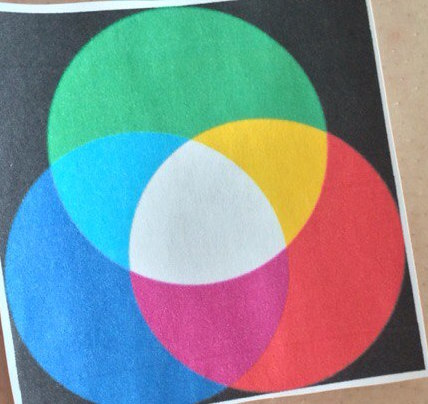
#> input picture image-processing/test.jpg, 428 x 404 px, found by its file name
$ python segment.py
#> lines starting #> are read from the running program, lines starting #| are printed output that depends on the picture
from __future__ import print_function
import matplotlib.pyplot as plt
import numpy as np

from PIL import Image
from skimage.segmentation import felzenszwalb, slic, quickshift
from skimage.segmentation import mark_boundaries
from skimage.util import img_as_float
from skimage.data import astronaut

# Open an image
im = Image.open("/Users/apple/tutorial/test.jpg")
#> im is the input picture: PIL image 428x404 RGB; mean R, G, B 129, 144, 149.8
print(type(im))
#| <class 'PIL.JpegImagePlugin.JpegImageFile'>
img = np.asarray(im)

segments_fz = felzenszwalb(img, scale=100, sigma=0.5, min_size=50)
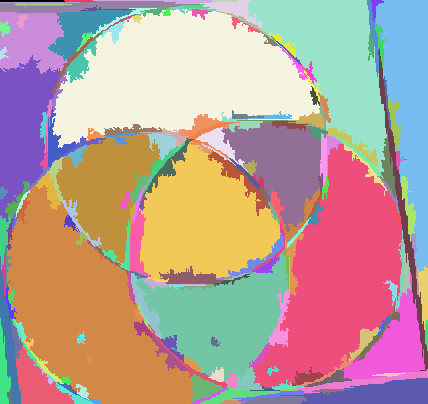
#> segments_fz: shape (404, 428) int64; 207 distinct labels, from 0 to 206; one colour per label, 0 black
segments_slic = slic(img, n_segments=250, compactness=10, sigma=1)
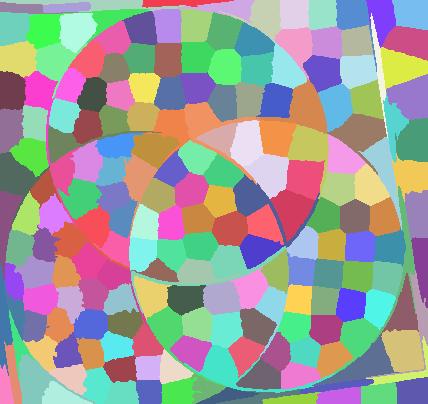
#> segments_slic: shape (404, 428) int64; 202 distinct labels, from 1 to 202; one colour per label, 0 black
segments_quick = quickshift(img, kernel_size=3, max_dist=6, ratio=0.5)
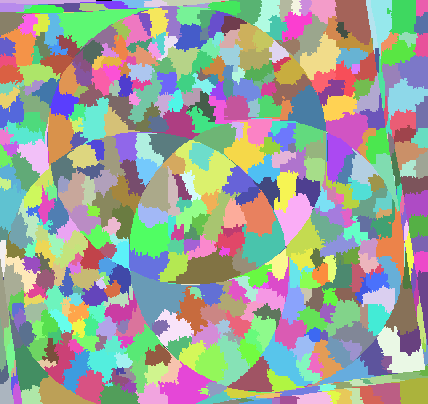
#> segments_quick: shape (404, 428) int64; 560 distinct labels, from 0 to 559; one colour per label, 0 black

print("Felzenszwalb's number of segments: %d" % len(np.unique(segments_fz)))
#| Felzenszwalb's number of segments: 207
print("Slic number of segments: %d" % len(np.unique(segments_slic)))
#| Slic number of segments: 202
print("Quickshift number of segments: %d" % len(np.unique(segments_quick)))
#| Quickshift number of segments: 560


fig, ax = plt.subplots(1, 3, sharex=True, sharey=True,
                       subplot_kw={'adjustable': 'box-forced'})
fig.set_size_inches(8, 3, forward=True)
fig.tight_layout()

ax[0].imshow(mark_boundaries(img, segments_fz))
ax[0].set_title("Felzenszwalbs's method")
ax[1].imshow(mark_boundaries(img, segments_slic))
ax[1].set_title("SLIC")
ax[2].imshow(mark_boundaries(img, segments_quick))
ax[2].set_title("Quickshift")
for a in ax:
    a.set_xticks(())
    a.set_yticks(())
plt.show()
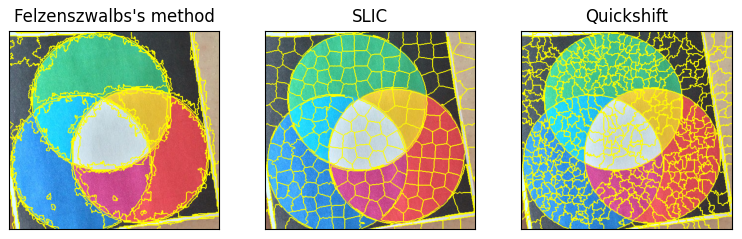
#> figure drawn by matplotlib, 3 panels

$ run again, with image-processing/example_fsq_1.png saved as image-processing/test.jpg
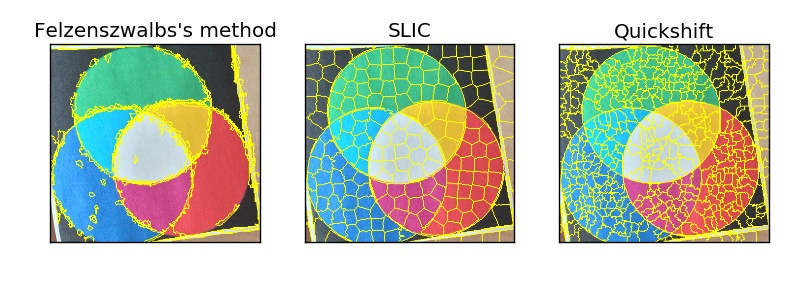
#> input picture image-processing/example_fsq_1.png, 800 x 300 px, found by its file name
#> im is the input picture: PIL image 800x300 RGB; mean R, G, B 195.2, 201.8, 182.2
#| <class 'PIL.JpegImagePlugin.JpegImageFile'>
#> segments_fz: shape (300, 800) int64; 790 distinct labels, from 0 to 789
#> `segments_slic = slic(img, n_segments=250, compactness=10, sigma=1)`:
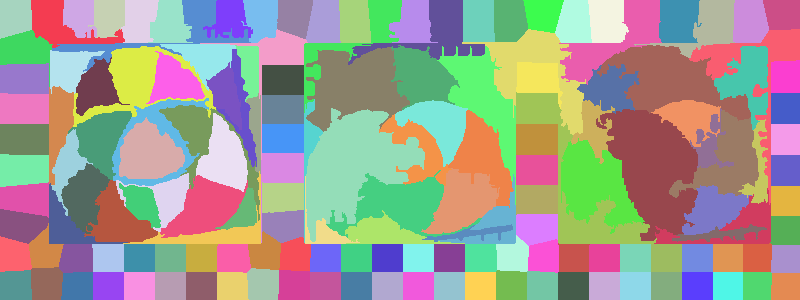
#> segments_slic: shape (300, 800) int64; 156 distinct labels, from 1 to 156; one colour per label, 0 black
#| Felzenszwalb's number of segments: 790
#| Slic number of segments: 156
#| Quickshift number of segments: 4944
#> `plt.show()`:
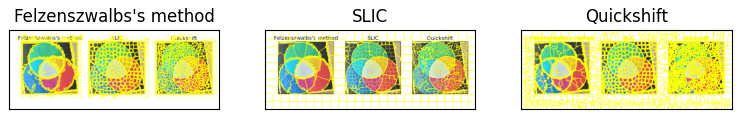
#> figure drawn by matplotlib, 3 panels
